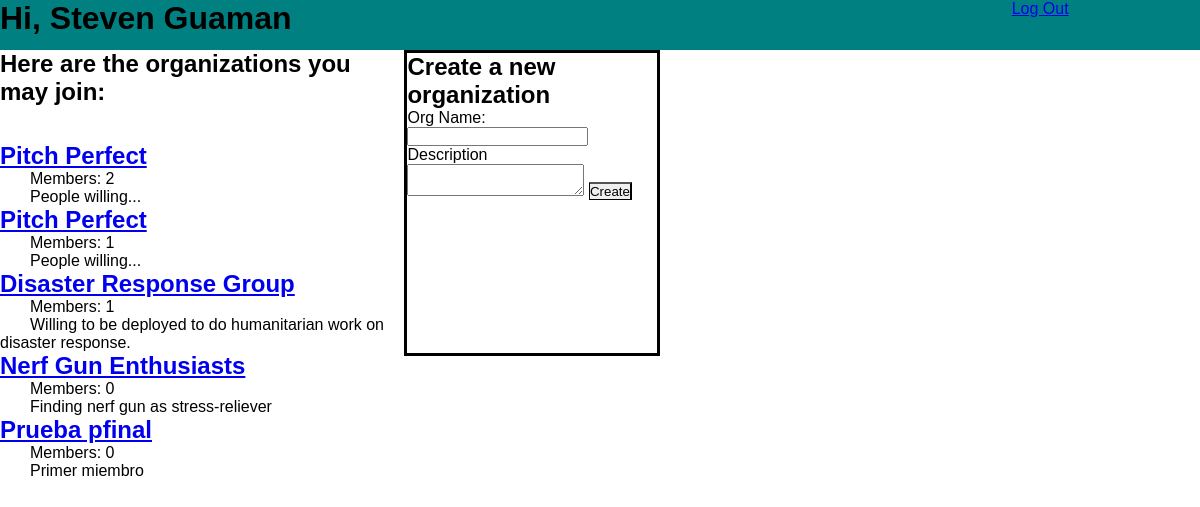
Screenshot of /user/groups (signed in) with the database file from the repository.
### membership_app/models.py (models this page shows)
class User(models.Model):
    first_name = models.CharField(max_length=50)
    last_name = models.CharField(max_length=50)
    email = models.CharField(max_length=50)
    password = models.CharField(max_length=50)
    created_at = models.DateTimeField(auto_now_add=True)
    updated_at = models.DateTimeField(auto_now=True)
    objects = UserManager()

class Group(models.Model):
    name = models.CharField(max_length=50)
    description = models.CharField(max_length=250)
    user_create = models.ForeignKey(User, related_name='users_create', on_delete=models.CASCADE)
    created_at = models.DateTimeField(auto_now_add=True)
    updated_at = models.DateTimeField(auto_now=True)
    objects = GroupManager()

### membership_app/views.py (the view)
# urls.py: path('user/groups', views.groups),
def groups(request):
    if 'logged_user' not in request.session:
        messages.error(request, 'Please register or please log in first')
        return redirect('/')
    groups = Group.objects.all()
    lista_groups = []
    for group in groups:
        num_members = len(Member.objects.filter(group=group))
        group_complete = {
            'id': group.id,
            'name': group.name,
            'description':group.description,
            'user_create': group.user_create.first_name,
            'members': num_members
        }
        lista_groups.append(group_complete)
    context = {
        'logged_user': User.objects.get(id=request.session['logged_user']),
        'all_groups': lista_groups
    }
    return render(request,'groups.html', context)

### membership_app/templates/groups.html (shortened to what this page needs)
<!DOCTYPE html>
<html lang="en">
<head>
    {% load static %}
    <link rel = "stylesheet" href="{% static 'style.css' %}">
</head>
<body>
    <div class="encabezado_2">
        <h1>Hi, {{logged_user.first_name}} {{logged_user.last_name}}</h1>
        <a href='/user/logout' class="logout">Log Out</a>
    </div>
    <div class="grupos">
        <h2>Here are the organizations you may join:</h2>
        <br><br>
        {% for group in all_groups %}
            <h2><a href="/user/edit_group/{{group.id}}">{{group.name}}</a></h2>
            <p>Members: {{group.members}}</p>
            <p>{{group.description}}</p>
            {% endfor %}
    </div>
    <div class="agrega_grupos">
        <h2>Create a new organization</h2>
        <form action="/user/add_group" method="post">
            <label>Org Name:</label>
            <input type="text" name="name">
            <label>Description</label>
            <textarea name="description"></textarea>
            <button>Create</button>
        </form>
    </div>
</body>
</html>

### membership_app/static/style.css (style rules this page uses)
* { margin: 0px; padding: 0px; font-family: Arial, Helvetica, sans-serif; }
h3, p, li { text-indent: 30px; }
.encabezado_2 { width: 100%; height: 50px; display: flex; background-color: teal; vertical-align:top; }
.grupos { width: 400px; min-height: 300px; display: inline-block; vertical-align:top; }
.agrega_grupos { width: 250px; min-height: 300px; display: inline-block; vertical-align:top; border: 3px solid black; }
button { border-bottom: 1px solid black; border-left: 1px solid black; }
.logout { padding-left: 60%; text-align:rigth; display: inline-block; }

### rows the page displays
User: first_name "Steven", last_name "Guaman"
Group: name "Pitch Perfect", description "People willing..."
Group: name "Pitch Perfect", description "People willing..."
Group: name "Disaster Response Group", description "Willing to be deployed to do humanitarian work on disaster response."
Group: name "Nerf Gun Enthusiasts", description "Finding nerf gun as stress-reliever"
Group: name "Prueba pfinal", description "Primer miembro"

### other values shown
{{ group.members }} "2" "1" "1" "0" "0"
